Frame 1 (no input): blank canvas, image omitted
Frame 60 (the mouse pressed at the canvas centre just before this capture): blank canvas, image omitted
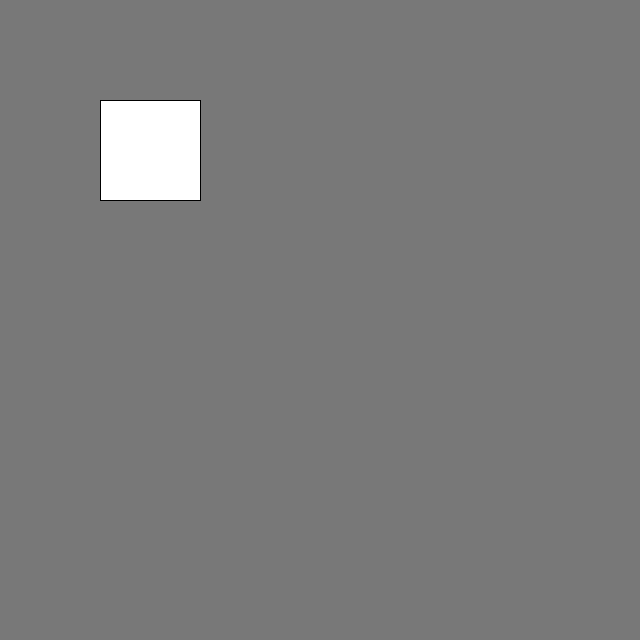
Frame 120 (the mouse held since frame 60 and released just before this capture)

The Processing sketch whose frames 1 and 60 were blank and that drew this single picture after the mouse press (run headless with seeded random() and noise(); from frame 60 on, the mouse is pressed at the canvas centre):

// Processing sketch: mousepress_timer
// ── mousepress_timer.pde
boolean draw_rect = false;
int draw_rect_time_start;
int draw_rect_length = 4000; //ms

void setup() {
  size(640, 640);
}


void draw() {
  background(120);
  
  if (millis() - draw_rect_time_start > draw_rect_length)
    draw_rect = false;

  if (draw_rect) {
    rect (100, 100, 100, 100);
  }
}

void mousePressed() {
  draw_rect = true;
  draw_rect_time_start = millis();
}
